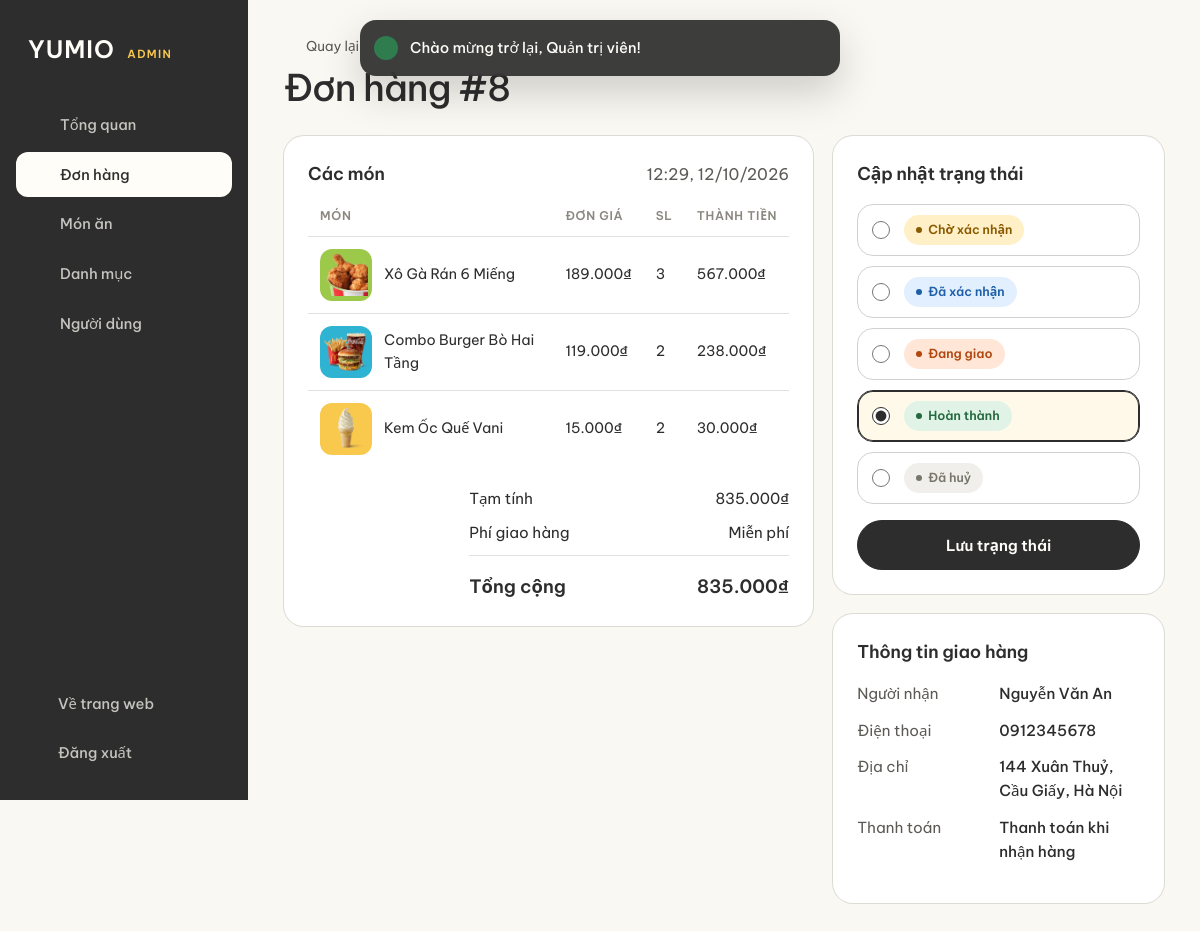
Page /admin/orders/8 (signed in) on the committed database.
### tables this page shows
CREATE TABLE orders (
    id             INT UNSIGNED AUTO_INCREMENT PRIMARY KEY,
    user_id        INT UNSIGNED NOT NULL,
    receiver_name  VARCHAR(100) NOT NULL,
    phone          VARCHAR(20)  NOT NULL,
    address        VARCHAR(255) NOT NULL,
    note           TEXT NULL,
    subtotal       DECIMAL(12, 0) NOT NULL,
    shipping_fee   DECIMAL(12, 0) NOT NULL DEFAULT 0,
    total_amount   DECIMAL(12, 0) NOT NULL,
    payment_method ENUM('cod', 'bank') NOT NULL DEFAULT 'cod',
    status         ENUM('pending', 'confirmed', 'delivering', 'completed', 'cancelled') NOT NULL DEFAULT 'pending',
    created_at     TIMESTAMP NOT NULL DEFAULT CURRENT_TIMESTAMP,
    FOREIGN KEY (user_id) REFERENCES users(id) ON DELETE CASCADE
);

CREATE TABLE order_items (
    id       INT UNSIGNED AUTO_INCREMENT PRIMARY KEY,
    order_id INT UNSIGNED NOT NULL,
    food_id  INT UNSIGNED NOT NULL,
    quantity INT UNSIGNED NOT NULL,
    price    DECIMAL(12, 0) NOT NULL COMMENT 'Giá tại thời điểm đặt hàng',
    FOREIGN KEY (order_id) REFERENCES orders(id) ON DELETE CASCADE,
    FOREIGN KEY (food_id)  REFERENCES foods(id)  ON DELETE RESTRICT
);

CREATE TABLE foods (
    id           INT UNSIGNED AUTO_INCREMENT PRIMARY KEY,
    category_id  INT UNSIGNED NOT NULL,
    name         VARCHAR(150) NOT NULL,
    slug         VARCHAR(170) NOT NULL UNIQUE,
    description  TEXT NULL,
    price        DECIMAL(12, 0) NOT NULL,
    image        VARCHAR(255) NULL COMMENT 'Đường dẫn tính từ public/',
    bg_color     CHAR(7) NOT NULL DEFAULT '#f9c94d' COMMENT 'Màu nền thẻ món ăn',
    is_featured  TINYINT(1) NOT NULL DEFAULT 0,
    is_available TINYINT(1) NOT NULL DEFAULT 1,
    created_at   TIMESTAMP NOT NULL DEFAULT CURRENT_TIMESTAMP,
    FOREIGN KEY (category_id) REFERENCES categories(id) ON DELETE RESTRICT
);

### app/Core/Controller.php (called while the page is built, shortened)
<?php
abstract class Controller
{
    protected function view(string $view, array $data = [], ?string $layout = 'main'): void
    {
        View::render($view, $data, $layout);
    }
}

### app/Controllers/Admin/OrderController.php (called while the page is built, shortened)
<?php
class OrderController extends Controller
{
    public function show(string $id): void
    {
        $order = Order::find((int) $id) ?? $this->notFound();
        $this->view('admin/order/detail', [
            'title' => 'Đơn hàng #' . $order['id'],
            'order' => $order,
            'items' => OrderItem::byOrder((int) $order['id']),
        ], 'admin');
    }
}

### public/index.php (called while the page is built, shortened)
<?php
require BASE_PATH . '/app/bootstrap.php';
$router = new App\Core\Router();
$router->dispatch($_SERVER['REQUEST_METHOD'], $_SERVER['REQUEST_URI']);

### app/bootstrap.php (called while the page is built, shortened)
<?php
spl_autoload_register(function (string $class): void {
    $prefix = 'App\\';
    $file = BASE_PATH . '/app/' . str_replace('\\', '/', substr($class, strlen($prefix))) . '.php';
});
require BASE_PATH . '/app/Helpers/functions.php';

### config/database.php (called while the page is built)
<?php
return [
    'host'     => getenv('DB_HOST') ?: '127.0.0.1',
    'port'     => (int) (getenv('DB_PORT') ?: 3306),
    'database' => getenv('DB_DATABASE') ?: 'yumio',
    'username' => getenv('DB_USERNAME') ?: 'root',
    'password' => getenv('DB_PASSWORD') ?: '',
    'charset'  => 'utf8mb4',
];

### app/Core/Database.php (called while the page is built, shortened)
<?php
class Database
{
    private static ?PDO $connection = null;
    public static function connection(): PDO
    {
        if (self::$connection === null) {
            $db = config('database');
            $dsn = "mysql:host={$db['host']};port={$db['port']};dbname={$db['database']};charset={$db['charset']}";
            self::$connection = new PDO($dsn, $db['username'], $db['password'], [
                PDO::ATTR_ERRMODE            => PDO::ERRMODE_EXCEPTION,
                PDO::ATTR_DEFAULT_FETCH_MODE => PDO::FETCH_ASSOC,
                PDO::ATTR_EMULATE_PREPARES   => false,
            ]);
        }
        return self::$connection;
    }
}

### app/Core/Model.php (called while the page is built, shortened)
<?php
abstract class Model
{
    protected static string $table;
    protected static string $primaryKey = 'id';
    protected static function db(): PDO
    {
        return Database::connection();
    }
    public static function find(int $id): ?array
    {
        $stmt = static::db()->prepare('SELECT * FROM ' . static::$table . ' WHERE ' . static::$primaryKey . ' = ?');
        $stmt->execute([$id]);
        return $stmt->fetch() ?: null;
    }
}

### app/Models/OrderItem.php (called while the page is built, shortened)
<?php
class OrderItem extends Model
{
    public static function byOrder(int $orderId): array
    {
        $stmt = static::db()->prepare(
            'SELECT oi.*, f.name, f.slug, f.image, f.bg_color FROM order_items oi
             JOIN foods f ON f.id = oi.food_id
             WHERE oi.order_id = ?'
        );
        $stmt->execute([$orderId]);
        return $stmt->fetchAll();
    }
}

### app/Views/admin/order/detail.php (the view, shortened to what this page needs)
<?php $headBack = '/admin/orders'; require BASE_PATH . '/app/Views/partials/admin_head.php'; ?>
<div class="admin-grid admin-grid--wide-left">
    <section class="panel">
        <div class="panel__head"><h2>Các món</h2><span class="muted"><?= date('H:i, d/m/Y', strtotime($order['created_at'])) ?></span></div>
        <table class="table">
            <thead><tr><th>Món</th><th>Đơn giá</th><th>SL</th><th>Thành tiền</th></tr></thead>
            <tbody>
            <?php foreach ($items as $item): ?>
                <tr>
                    <td><div class="cell-media"><span class="tile-media" style="--tile-bg: <?= e($item['bg_color']) ?>"><img src="<?= image_url($item['image']) ?>" alt=""></span><span><?= e($item['name']) ?></span></div></td>
                    <td><?= format_price($item['price']) ?></td>
                    <td><?= $item['quantity'] ?></td>
                    <td><?= format_price($item['price'] * $item['quantity']) ?></td>
                </tr>
            <?php endforeach; ?>
            </tbody>
        </table>
        <div class="totals">
            <div class="summary__row"><span>Tạm tính</span><span><?= format_price($order['subtotal']) ?></span></div>
            <div class="summary__row"><span>Phí giao hàng</span><span><?= $order['shipping_fee'] > 0 ? format_price($order['shipping_fee']) : 'Miễn phí' ?></span></div>
            <div class="summary__row summary__row--total"><span>Tổng cộng</span><span><?= format_price($order['total_amount']) ?></span></div>
        </div>
    </section>
    <div class="stack">
        <section class="panel">
            <h2>Cập nhật trạng thái</h2>
            <form action="<?= url('/admin/orders/' . $order['id'] . '/status') ?>" method="post" class="status-form">
                <div class="choice-list">
                    <?php foreach (App\Models\Order::STATUSES as $value => $label): ?>
                        <label class="choice choice--compact">
                            <input type="radio" name="status" value="<?= $value ?>" <?= $order['status'] === $value ? 'checked' : '' ?>>
                            <span class="status-pill status--<?= $value ?>"><?= e($label) ?></span>
                        </label>
                    <?php endforeach; ?>
                </div>
                <button type="submit" class="btn btn--solid btn--block">Lưu trạng thái</button>
            </form>
        </section>
        <section class="panel">
            <h2>Thông tin giao hàng</h2>
            <dl class="info-list">
                <div><dt>Người nhận</dt><dd><?= e($order['receiver_name']) ?></dd></div>
                <div><dt>Điện thoại</dt><dd><a href="tel:<?= e($order['phone']) ?>"><?= e($order['phone']) ?></a></dd></div>
                <div><dt>Địa chỉ</dt><dd><?= e($order['address']) ?></dd></div>
                <div><dt>Thanh toán</dt><dd><?= e(App\Models\Order::PAYMENT_METHODS[$order['payment_method']]) ?></dd></div>
            </dl>
        </section>
    </div>
</div>

### app/Core/Router.php (shortened to what this page needs)
<?php
class Router
{
    private array $routes = [];
    private function add(string $method, string $path, array $action, array $middlewares): void
    {
        $this->routes[$method][] = compact('pattern', 'action', 'middlewares');
    }
    public function dispatch(string $method, string $uri): void
    {
        $path = $this->normalizePath($uri);
        foreach ($this->routes[$method] ?? [] as $route) {
            if (!preg_match($route['pattern'], $path, $matches)) {
                continue;
            }
            $params = array_filter($matches, 'is_string', ARRAY_FILTER_USE_KEY);
            [$controller, $action] = $route['action'];
            (new $controller())->$action(...$params);
            return;
        }
    }
    private function normalizePath(string $uri): string
    {
        $path = parse_url($uri, PHP_URL_PATH) ?: '/';
        return rtrim($path, '/') ?: '/';
    }
}

### public/assets/css/style.css (style rules this page uses)
:root { --cream: #fffdf7; --cream-2: #fff9e9; --cream-3: #fff3d6; --ink: #2d2d2d; --ink-soft: #5c5a55; --ink-faint: #8b8880; --line: rgba(45, 45, 45, 0.14); --white: #fff; --success: #2f7d4f; --danger: #c63a2b; --c-yellow: #f9c94d; --c-orange: #f6893b; --c-red: #e9573d; --c-green: #9cc94a; --c-blue: #2fb3d3; --c-peach: #f8a46b; --font-sans: "Be Vietnam Pro", system-ui, -apple-system, "Segoe UI", sans-serif; --font-serif: "Playfair Display", Georgia, "Times New Roman", serif; --font-display: "Anton", Impact, "Arial Narrow", sans-serif; --container: 1200px; --gutter: clamp(20px, 4vw, 48px); --section-space: clamp(88px, 11vw, 176px); --radius: 18px; --radius-sm: 12px; --pill: 999px; --ease-out: cubic-bezier(0.22, 1, 0.36, 1); --ease-in-out: cubic-bezier(0.65, 0, 0.35, 1); --press: 100ms; --header-h: 124px; color-scheme: light; }
*, *::before, *::after { box-sizing: border-box; }
html { -webkit-text-size-adjust: 100%; scroll-padding-top: calc(var(--header-h) + 16px); }
body { margin: 0; background: var(--cream); color: var(--ink); font: 400 1rem/1.6 var(--font-sans); -webkit-font-smoothing: antialiased; -moz-osx-font-smoothing: grayscale; text-rendering: optimizeLegibility; overflow-x: hidden; }
img, svg { display: block; max-width: 100%; }
img { height: auto; }
a { color: inherit; text-decoration: none; }
button, input, select, textarea { font: inherit; color: inherit; }
button { cursor: pointer; background: none; border: 0; padding: 0; }
h1, h2, h3, h4, p { margin: 0; }
.muted { color: var(--ink-soft); }
.btn { display: inline-flex; align-items: center; justify-content: center; gap: 8px; min-height: 50px; padding: 0 26px; border: 1.5px solid var(--ink); border-radius: var(--pill); background: transparent; color: var(--ink); font-size: 0.95rem; font-weight: 600; line-height: 1; white-space: nowrap; transition: background-color 180ms ease, color 180ms ease, transform var(--press) ease-out; -webkit-tap-highlight-color: transparent; touch-action: manipulation; }
.btn--solid { background: var(--ink); color: var(--cream); }
.btn--block { width: 100%; }
.tile-media { position: relative; display: grid; place-items: center; aspect-ratio: 3 / 4; overflow: hidden; background: var(--tile-bg, var(--c-yellow)); }
.tile-media img { width: 80%; height: 80%; object-fit: contain; filter: drop-shadow(0 22px 26px rgba(40, 20, 0, 0.22)); transition: transform 600ms var(--ease-out); -webkit-user-drag: none; user-select: none; }
.summary__row { display: flex; justify-content: space-between; gap: 16px; font-size: 0.95rem; }
.summary__row span:last-child { font-variant-numeric: tabular-nums; }
.summary__row--total { padding-top: 16px; border-top: 1px solid var(--line); font-size: 1.15rem; font-weight: 600; }
.choice-list { display: grid; gap: 10px; }
.choice { display: flex; align-items: center; gap: 14px; padding: 16px 18px; border: 1px solid rgba(45, 45, 45, 0.22); border-radius: 16px; cursor: pointer; transition: border-color 160ms ease, background-color 160ms ease, transform var(--press) ease-out; }
.choice:has(input:checked) { border-color: var(--ink); background: var(--cream-2); box-shadow: inset 0 0 0 1px var(--ink); }
.choice input { accent-color: var(--ink); width: 18px; height: 18px; margin: 0; }
.status-pill { display: inline-flex; align-items: center; gap: 6px; padding: 5px 12px; border-radius: var(--pill); font-size: 0.78rem; font-weight: 600; white-space: nowrap; background: #eee; }
.status-pill::before { content: ""; width: 6px; height: 6px; border-radius: 50%; background: currentColor; }
.status--pending { background: #fff0c7; color: #8a5a00; }
.status--confirmed { background: #e2efff; color: #1f5fa8; }
.status--delivering { background: #ffe6d6; color: #b2470f; }
.status--completed { background: #e1f3e7; color: #23683f; }
.status--cancelled { background: #f1efeb; color: #7a766d; }
.info-list { display: grid; gap: 12px; font-size: 0.95rem; }
.info-list div { display: grid; grid-template-columns: 130px 1fr; gap: 12px; }
.info-list dt { color: var(--ink-soft); }
.info-list dd { margin: 0; font-weight: 500; }

### rows in the picture
orders: created_at "12:29, 12/10/2026", subtotal "835.000₫", total_amount "835.000₫", status "☐ Chờ xác nhận", status "☐ Đã xác nhận", status "☐ Đang giao", status "☑ Hoàn thành", status "☐ Đã huỷ", receiver_name "Nguyễn Văn An", phone "0912345678", address "144 Xuân Thuỷ, Cầu Giấy, Hà Nội", payment_method "Thanh toán khi nhận hàng"
order_items: food.image (picture), food.name "Xô Gà Rán 6 Miếng", price "189.000₫", quantity "3", format_price($item['price'] * $item['quantity']) "567.000₫"
order_items: food.image (picture), food.name "Combo Burger Bò Hai Tầng", price "119.000₫", quantity "2", format_price($item['price'] * $item['quantity']) "238.000₫"
order_items: food.image (picture), food.name "Kem Ốc Quế Vani", price "15.000₫", quantity "2", format_price($item['price'] * $item['quantity']) "30.000₫"

### other values in the picture
$label "Tổng quan"
$label "Đơn hàng"
$label "Món ăn"
$label "Danh mục"
$label "Người dùng"
$message "Chào mừng trở lại, Quản trị viên!"
$label "Chờ xác nhận"
$label "Đã xác nhận"
$label "Đang giao"
$label "Hoàn thành"
$label "Đã huỷ"
